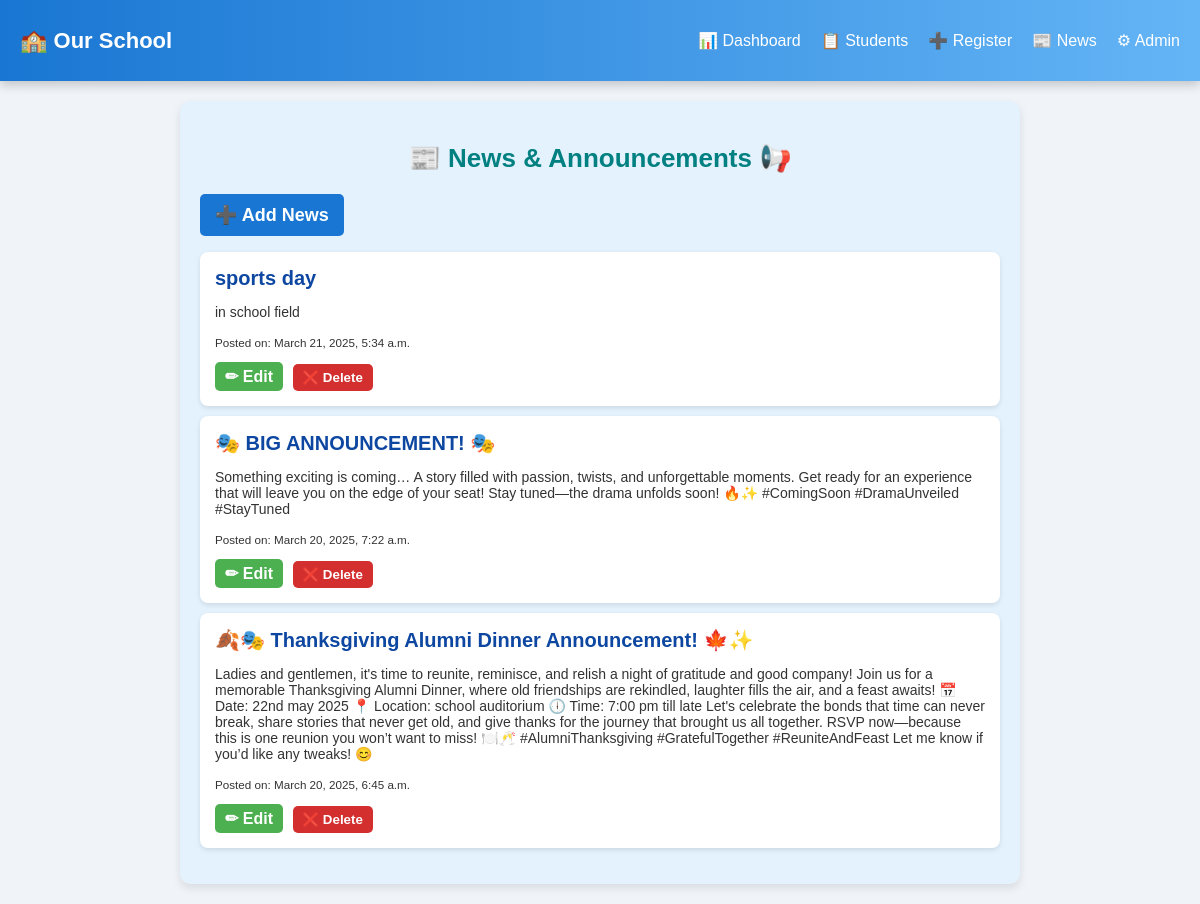
Page /news/ on the committed database.
### school/models.py (models this page shows, shortened)
class News(models.Model):
    title = models.CharField(max_length=255)
    content = models.TextField()
    date_posted = models.DateTimeField(auto_now_add=True)
    is_event = models.BooleanField(default=False)  # True if it's a school event
    event_date = models.DateField(null=True, blank=True)  # Event date (optional)

### school/views.py (the view)
# urls.py: path('news/', views.news_list, name='news_list'),
def news_list(request):
    news = News.objects.order_by('-date_posted')
    return render(request, 'news_list.html', {'news': news})

### school/templates/news_list.html (shortened to what this page needs)
{% extends 'base.html' %}
{% block content %}
<div class="news-container">
    <h2>📰 News & Announcements 📢</h2>
    <a href="{% url 'add_news' %}" class="button">➕ Add News</a>
    <ul class="news-list">
        {% for article in news %}
        <li class="news-item">
            <h3>{{ article.title }}</h3>
            <p>{{ article.content|truncatewords:255}}</p>
            <p><small>Posted on: {{ article.date_posted }}</small></p>
            <a href="{% url 'edit_news' article.id %}" class="edit-btn">✏ Edit</a>
            <form action="{% url 'delete_news' article.id %}" method="post" style="display:inline;">
                <button type="submit" class="delete-btn" onclick="return confirm('Are you sure?')">❌ Delete</button>
            </form>
        </li>
        {% empty %}
        <p>No news available.</p>
        {% endfor %}
    </ul>
</div>
{% endblock %}

### school/static/css/style.css (style rules this page uses)
body { font-family: 'Poppins', sans-serif; background-color: #f0f4f8; margin: 0; padding: 0; }
.button { background-color: #2E7D32; color: white; padding: 12px 20px; font-size: 18px; border-radius: 5px; text-decoration: none; font-weight: bold; transition: all 0.3s ease-in-out; }
h2 { color: #1976D2; }
button { background-color: #1976D2; color: white; border: none; padding: 10px 15px; cursor: pointer; border-radius: 5px; transition: background 0.3s; }
a.button { display: inline-block; background-color: #4CAF50; color: white; padding: 10px 15px; border-radius: 5px; text-decoration: none; }
.button { display: inline-block; background-color: #1976D2; color: white; padding: 10px 15px; border-radius: 5px; text-decoration: none; transition: background 0.3s; }
.news-container { max-width: 800px; margin: 20px auto; padding: 20px; background: #E3F2FD; border-radius: 10px; box-shadow: 0 4px 8px rgba(0, 0, 0, 0.1); }
.news-container h2 { text-align: center; color: teal; margin-bottom: 20px; font-size: 26px; }
.news-container .button { display: inline-block; background-color: #1976D2; color: white; padding: 10px 15px; border-radius: 5px; text-decoration: none; transition: background 0.3s; font-weight: bold; }
.news-list { list-style: none; padding: 0; }
.news-item { background: white; padding: 15px; margin: 10px 0; border-radius: 8px; box-shadow: 0 2px 5px rgba(0, 0, 0, 0.1); transition: transform 0.3s ease, box-shadow 0.3s ease; }
.news-item h3 { margin: 0; font-size: 20px; color: #0D47A1; }
.news-item p { font-size: 14px; color: #333; }
.news-item .edit-btn { background-color: #4CAF50; color: white; padding: 6px 10px; border-radius: 5px; text-decoration: none; margin-right: 5px; font-weight: bold; transition: background 0.3s; }
.news-item .delete-btn { background-color: #D32F2F; color: white; padding: 6px 10px; border-radius: 5px; border: none; cursor: pointer; font-weight: bold; transition: background 0.3s; }

### rows in the picture
News: title "sports day", content "in school field", date_posted "March 21, 2025, 5:34 a.m."
News: title "🎭 BIG ANNOUNCEMENT! 🎭", content "Something exciting is coming… A story filled with passion, twists, and unforgettable moments. Get ready for an experience that will leave you on the edge of your seat! Stay tuned—the drama unfolds soon! 🔥✨ #ComingSoon #DramaUnveiled #StayTuned", date_posted "March 20, 2025, 7:22 a.m."
News: title "🍂🎭 Thanksgiving Alumni Dinner Announcement! 🍁✨", content "Ladies and gentlemen, it's time to reunite, reminisce, and relish a night of gratitude and good company! Join us for a memorable Thanksgiving Alumni Dinner, where old friendships are rekindled, laughter fills the air, and a feast awaits! 📅 Date: 22nd may 2025 📍 Location: school auditorium 🕕 Time: 7:00 pm till late Let's celebrate the bonds that time can never break, share stories that never get old, and give thanks for the journey that brought us all together. RSVP now—because this is one reunion you won’t want to miss! 🍽️🥂 #AlumniThanksgiving #GratefulTogether #ReuniteAndFeast Let me know if you’d like any tweaks! 😊", date_posted "March 20, 2025, 6:45 a.m."
